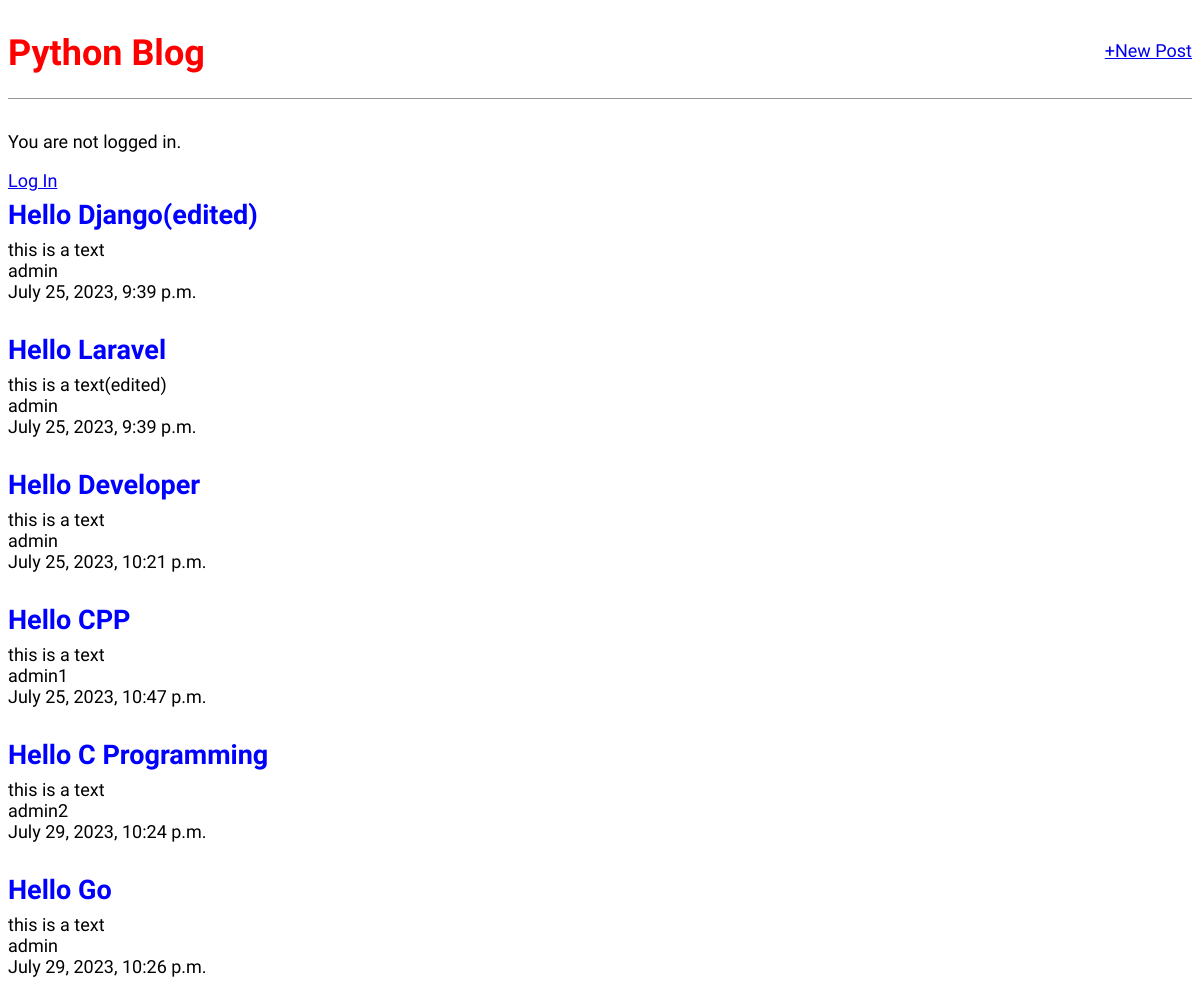
The page / on the database its author committed.
### blog/models.py (models this page shows, shortened)
class Post(models.Model):
    title = models.CharField(max_length=200)
    author = models.ForeignKey(
        'auth.User',
        on_delete=models.CASCADE,
    )
    body = models.TextField()
    created_at = models.DateTimeField(auto_now_add=True)

### blog/views.py (the view)
# urls.py: path('', BlogListView.as_view(), name='home'),
class BlogListView(ListView):
    model = Post
    template_name = 'home.html'

### templates/home.html
{% extends 'base.html' %}
{% block content %}
{% for post in object_list %}
    <div class="post-entry">
        <h2><a href="{% url 'post_detail' post.pk %}">{{ post.title }}</a></h2>
        <p>{{ post.body }}</p>
        <p>{{ post.author.username }}</p>
        <p>{{ post.created_at }}</p>
    </div>
{% endfor %}
{% endblock content %}

### static/css/base.css (style rules this page uses)
body { font-family: 'Source Sans Pro', sans-serif; font-size: 18px; }
.post-entry { margin-bottom: 2rem; }
.post-entry h2 { margin: 0.5rem 0; }
.post-entry h2 a, .post-entry h2 a:visited { color: blue; text-decoration: none; }
.post-entry p { margin: 0; font-weight: 400; }

### rows shown on the page
Post: title "Hello Django(edited)", body "this is a text", author.username "admin", created_at "July 25, 2023, 9:39 p.m."
Post: title "Hello Laravel", body "this is a text(edited)", author.username "admin", created_at "July 25, 2023, 9:39 p.m."
Post: title "Hello Developer", body "this is a text", author.username "admin", created_at "July 25, 2023, 10:21 p.m."
Post: title "Hello CPP", body "this is a text", author.username "admin1", created_at "July 25, 2023, 10:47 p.m."
Post: title "Hello C Programming", body "this is a text", author.username "admin2", created_at "July 29, 2023, 10:24 p.m."
Post: title "Hello Go", body "this is a text", author.username "admin", created_at "July 29, 2023, 10:26 p.m."
